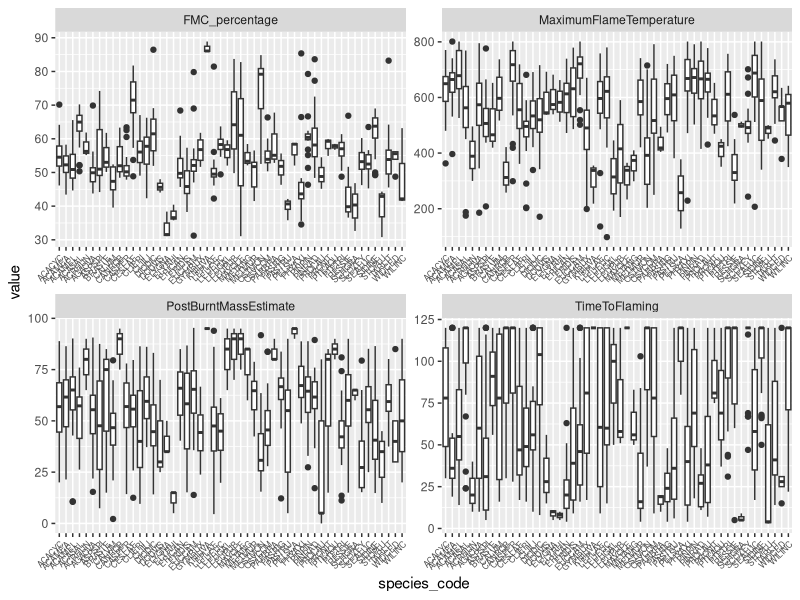
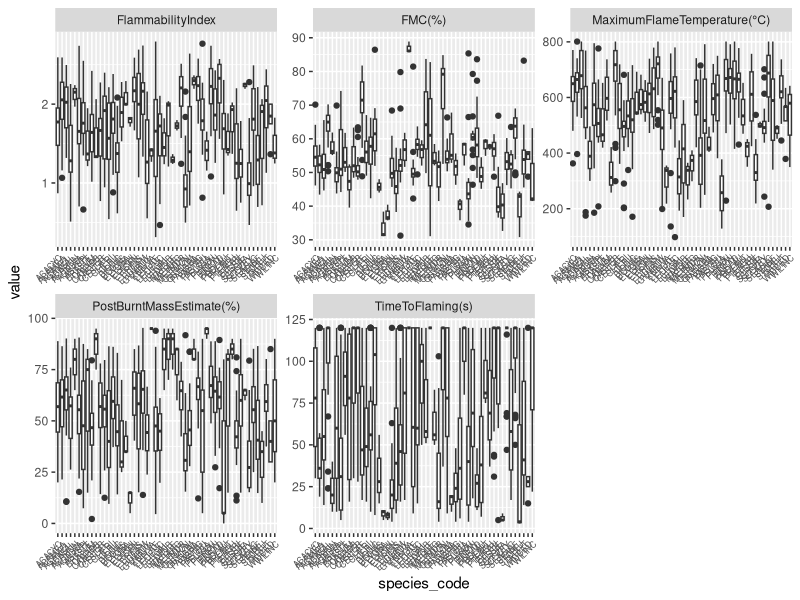
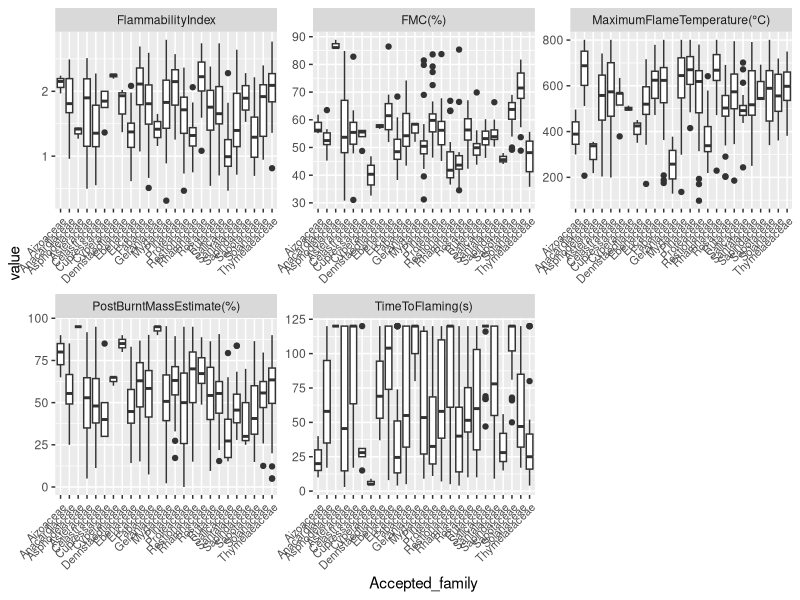
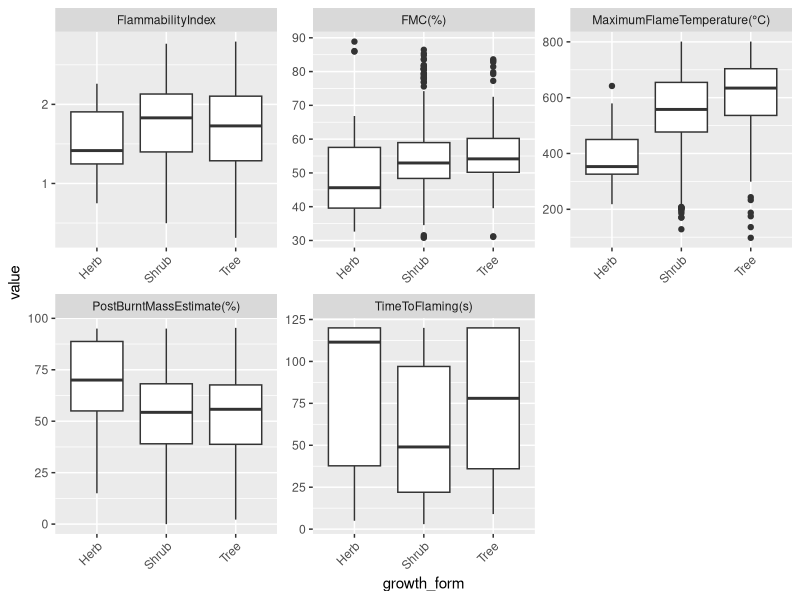

These figures' R source, in order: (Note: this script raises an error after producing the figures.)
#
setwd("/Users/samukelisiwem/OneDrive - Nelson Mandela University/Documents/3_SCHOLARY/PhD/Data collection/Analysis/Data/")

#packages
library(tidyverse)
library(readxl) 
library(dplyr)
library(GGally)

#reads data
#Loads the Excel file
#Cleans and reshapes the data
#Plots faceted box plots with rotated x-axis labels
#flammability attributes varies across species
read_xlsx("01msc_cederberg_CombinedFlamm.xlsx", sheet = "Combined") %>%
  pivot_longer(cols = c("TimeToFlaming", "PostBurntMassEstimate", "MaximumFlameTemperature","FMC_percentage"),
               names_to = "variable", values_to = "value") %>%
  ggplot() +
  geom_boxplot(aes(y = value, x = species_code)) +
  theme(axis.text.x = element_text(angle = 45, hjust = 1, size = 6)) +
  facet_wrap(vars(variable), scales = "free")

CombinedOG <- read_xlsx("01msc_cederberg_CombinedFlamm.xlsx", sheet = "Combined")

#rename some headings
Combined02 <- CombinedOG %>%
  rename(
    `FMC(%)` = FMC_percentage,
    `TimeToFlaming(s)` = TimeToFlaming,
    `PostBurntMassEstimate(%)` = PostBurntMassEstimate,
    `MaximumFlameTemperature(°C)` = MaximumFlameTemperature
    )

#save data in long
CombinedLong <- Combined02 %>%
  pivot_longer(cols = c("TimeToFlaming(s)", "PostBurntMassEstimate(%)", "MaximumFlameTemperature(°C)", "FMC(%)", "FlammabilityIndex"),
               names_to = "variable", values_to = "value")

#boxplots on Long data
CombinedLong %>%
  ggplot() +
  geom_boxplot(aes(y = value, x = species_code)) +
  theme(axis.text.x = element_text(angle = 45, hjust = 1, size = 6)) +
  facet_wrap(vars(variable), scales = "free")

#Flamm Attriutes by family
CombinedLong %>%
  ggplot() +
  geom_boxplot(aes(y = value, x = Accepted_family)) +
  theme(axis.text.x = element_text(angle = 45, hjust = 1, size = 8)) +
  facet_wrap(vars(variable), scales = "free")

#Flamm Attriutes by growth form
CombinedLong %>%
  ggplot() +
  geom_boxplot(aes(y = value, x = growth_form)) +
  theme(axis.text.x = element_text(angle = 45, hjust = 1)) +
  facet_wrap(vars(variable), scales = "free")

# See what sheets are in the Excel workbook
excel_sheets("01msc_cederberg_CombinedFlamm.xlsx") #aaahh!

#checking class of the binary variable Blowtorch 0:no torch, 1 blowtorched
class(CombinedLong$blowtorch)

# structure overview of the entire dataframe
str(CombinedLong)

sapply(CombinedLong, class) #melikeythisone

#cederberg means
Combined02 %>% #cant use long data here because column is just value...
group_by(Site) %>%
  summarize(`FMC(%)` = mean(`FMC(%)`), 
            `TimeToFlaming(s)` = mean(`TimeToFlaming(s)`)
  )

#filtered cederberg, and selected a specific set of variables
#and arranged Temp in desc.order
Combined02 %>% 
  filter(Site == "Cederberg") %>%
  select(`Date`, `MaximumFlameTemperature(°C)`,`FMC(%)`) %>%
  arrange(desc(`MaximumFlameTemperature(°C)`))

#i want to remove some columns from data
#probably should be done before reshaping data to Long format...?
CombinedSelected04 <- Combined02 %>%
  select(-c(Taxonomic_status,TTF,`PreFireMass_(g)`, PBM,MFT,paperbagID,`fresh mass (g)`,`dried mass (g)`,))

#the way time is written here is odd in time burnt
library(hms)
CombinedSelected04 <- CombinedSelected04 %>%
  mutate(time_burnt = as_hms(`time burnt`)) %>%   # create new cleaned column
  select(-`time burnt`)                           # remove the original column

#may try to make long format from the recent df
CombinedLong02 <- CombinedSelected04 %>%
  pivot_longer(cols = c("TimeToFlaming(s)", "PostBurntMassEstimate(%)", "MaximumFlameTemperature(°C)", "FMC(%)", "FlammabilityIndex"),
               names_to = "variable", values_to = "value")

head(CombinedLong02)

# plot everything against everything
CombinedSelected04 %>%
  select(`Site`, `TimeToFlaming(s)`, `PostBurntMassEstimate(%)`, `MaximumFlameTemperature(°C)`, `FMC(%)`,`species_name`) %>%
    GGally::ggpairs(columns = 2:ncol(.))
library(GGally)

# Select only the numeric flammability columns and site/species if needed
CombinedSelected04 %>%
  select(
    Site,
    species_name,
    `TimeToFlaming(s)`,
    `PostBurntMassEstimate(%)`,
    `MaximumFlameTemperature(°C)`,
    `FMC(%)`
  ) %>%
  ggpairs(columns = 3:6)            # Only numeric columns for pairwise plots
                                
       
#maximum temperature vs postburntmass
ggplot(CombinedSelected04, aes(x = `MaximumFlameTemperature(°C)`, y = `PostBurntMassEstimate(%)`)) +
  geom_point(alpha = 0.6) +
  geom_smooth(method = "lm", se = TRUE, color = "blue") +
  labs(title = "",
       x = "Maximum Temperature (°C)",
       y = "Estimated Unburned Plant Mass") +
  theme_minimal()                     #mmh...
